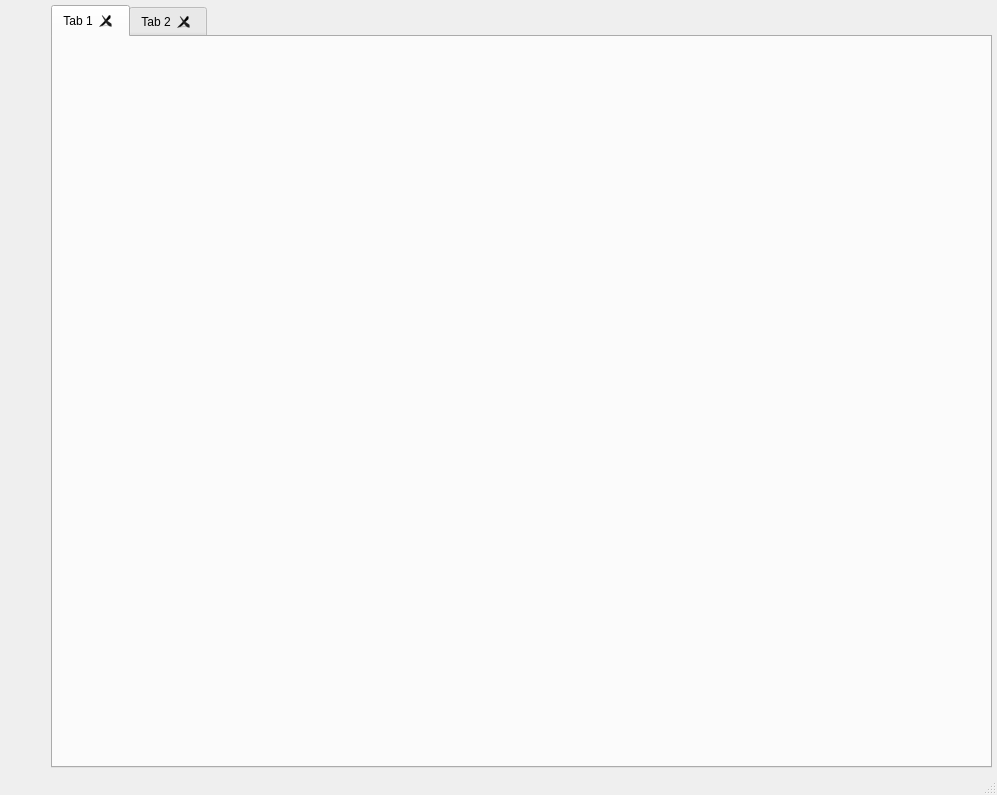
<?xml version="1.0" encoding="UTF-8"?>
<ui version="4.0">
 <class>MainWindow</class>
 <widget class="QMainWindow" name="MainWindow">
  <property name="geometry">
   <rect>
    <x>0</x>
    <y>0</y>
    <width>997</width>
    <height>795</height>
   </rect>
  </property>
  <property name="windowTitle">
   <string>MainWindow</string>
  </property>
  <property name="layoutDirection">
   <enum>Qt::LeftToRight</enum>
  </property>
  <widget class="QWidget" name="centralwidget">
   <layout class="QVBoxLayout" name="verticalLayout" stretch="0">
    <property name="spacing">
     <number>5</number>
    </property>
    <property name="leftMargin">
     <number>5</number>
    </property>
    <property name="topMargin">
     <number>5</number>
    </property>
    <property name="rightMargin">
     <number>5</number>
    </property>
    <property name="bottomMargin">
     <number>5</number>
    </property>
    <item>
     <widget class="QWidget" name="widget" native="true">
      <layout class="QHBoxLayout" name="horizontalLayout">
       <property name="leftMargin">
        <number>0</number>
       </property>
       <property name="topMargin">
        <number>0</number>
       </property>
       <property name="rightMargin">
        <number>0</number>
       </property>
       <property name="bottomMargin">
        <number>0</number>
       </property>
       <item>
        <widget class="QFrame" name="frame_lateral_bar">
         <property name="sizePolicy">
          <sizepolicy hsizetype="Fixed" vsizetype="Preferred">
           <horstretch>0</horstretch>
           <verstretch>0</verstretch>
          </sizepolicy>
         </property>
         <property name="minimumSize">
          <size>
           <width>40</width>
           <height>0</height>
          </size>
         </property>
         <property name="frameShape">
          <enum>QFrame::NoFrame</enum>
         </property>
         <property name="frameShadow">
          <enum>QFrame::Sunken</enum>
         </property>
        </widget>
       </item>
       <item>
        <widget class="QTabWidget" name="tab_widget_manager">
         <property name="cursor">
          <cursorShape>PointingHandCursor</cursorShape>
         </property>
         <property name="tabShape">
          <enum>QTabWidget::Rounded</enum>
         </property>
         <property name="currentIndex">
          <number>0</number>
         </property>
         <property name="documentMode">
          <bool>false</bool>
         </property>
         <property name="tabsClosable">
          <bool>true</bool>
         </property>
         <property name="tabBarAutoHide">
          <bool>false</bool>
         </property>
         <widget class="QWidget" name="tab">
          <attribute name="title">
           <string>Tab 1</string>
          </attribute>
         </widget>
         <widget class="QWidget" name="tab_2">
          <attribute name="title">
           <string>Tab 2</string>
          </attribute>
         </widget>
        </widget>
       </item>
      </layout>
     </widget>
    </item>
   </layout>
  </widget>
  <widget class="QMenuBar" name="menubar">
   <property name="geometry">
    <rect>
     <x>0</x>
     <y>0</y>
     <width>997</width>
     <height>21</height>
    </rect>
   </property>
  </widget>
  <widget class="QStatusBar" name="statusbar"/>
 </widget>
 <resources/>
 <connections/>
</ui>
